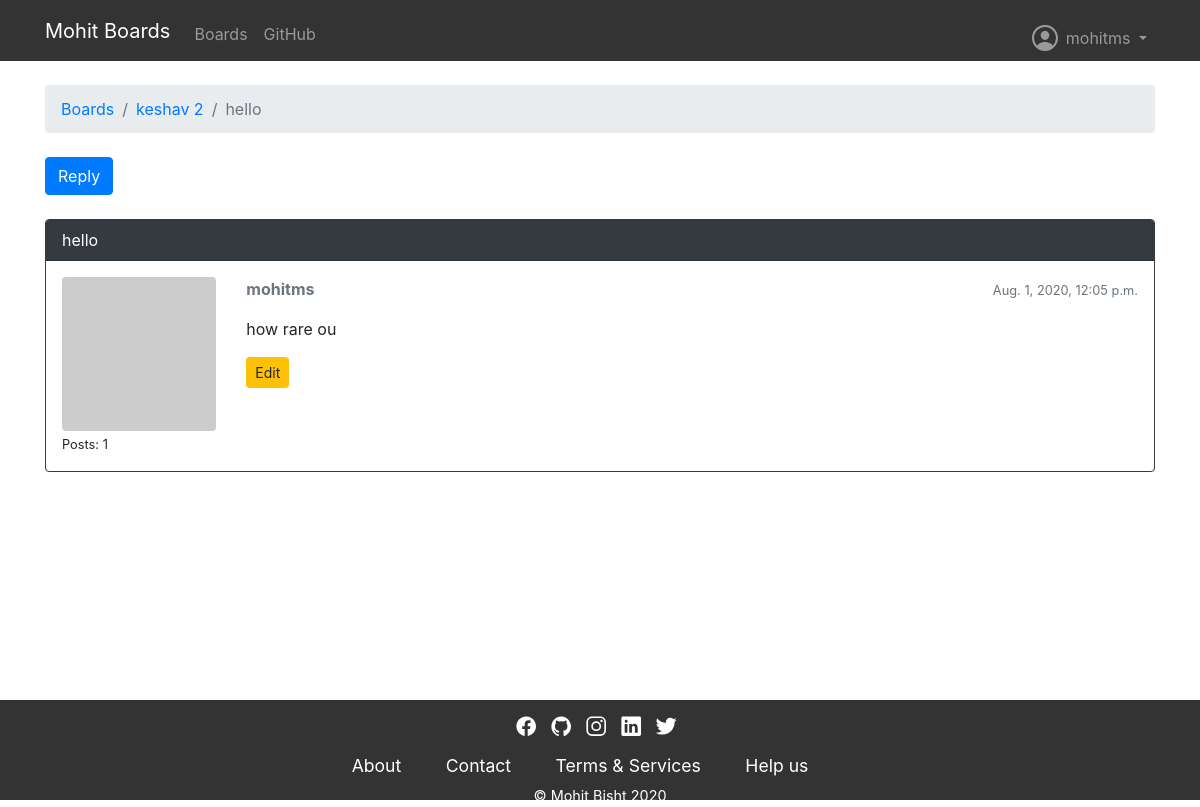
Page /boards/14/topics/111/ (signed in) on the earlier database version.
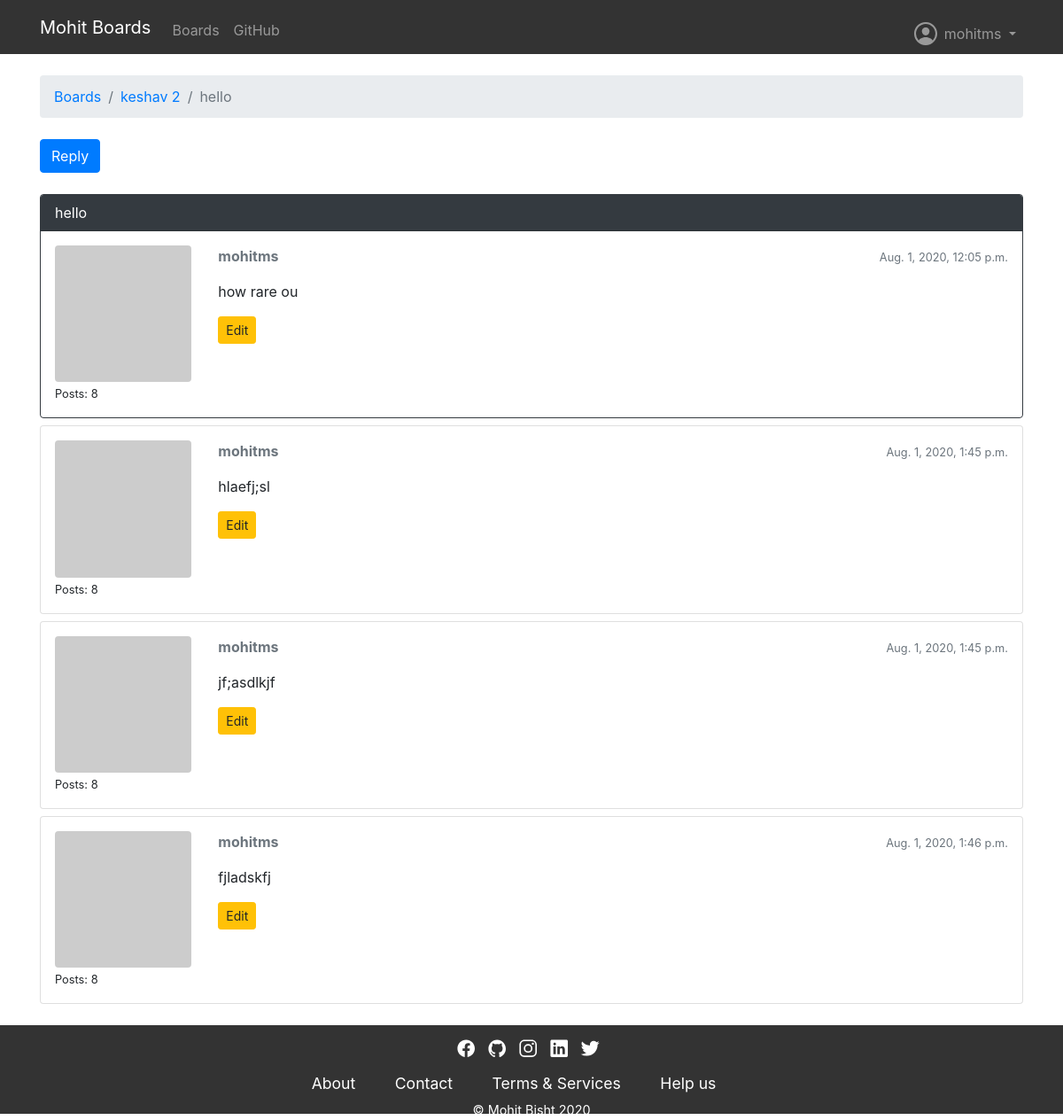
Same page on the later database version.
### chatsite/models.py (models this page shows, shortened)
class Topic(models.Model):
    subject = models.CharField(max_length=255)
    last_updated = models.DateTimeField(auto_now_add=True)
    board = models.ForeignKey(Board, on_delete=models.CASCADE, related_name='topics')
    starter = models.ForeignKey(User, on_delete=models.CASCADE, related_name='topics')
    views = models.PositiveIntegerField(default=0)

class Board(models.Model):
    name = models.CharField(max_length=30, unique=True)
    description = models.CharField(max_length=100)

class Post(models.Model):
    message = models.TextField(max_length=4000)
    topic = models.ForeignKey(Topic, on_delete=models.CASCADE, related_name='posts')
    created_at = models.DateTimeField(auto_now_add=True)
    updated_at = models.DateTimeField(null=True)
    created_by = models.ForeignKey(User, on_delete=models.CASCADE, related_name='posts')
    updated_by = models.ForeignKey(User, on_delete=models.CASCADE, null=True, related_name='+')
    def get_message_as_markdown(self):
        return mark_safe(markdown(self.message, safe_mode='escape'))

### chatsite/views.py (the view)
# urls.py: url(r'^boards/(?P<pk>\d+)/topics/(?P<topic_pk>\d+)/$', views.PostListView.as_view(), name='topic_posts'),
class PostListView(ListView):
    model = Post
    context_object_name = 'posts'
    template_name = 'topic_posts.html'
    paginate_by = 20
    def get_context_data(self, **kwargs):
        session_key = 'viewed_topic_{}'.format(self.topic.pk)  # <-- here
        if not self.request.session.get(session_key, False):
            self.topic.views += 1
            self.topic.save()
            self.request.session[session_key] = True           # <-- until here
        kwargs['topic'] = self.topic
        return super().get_context_data(**kwargs)
    def get_queryset(self):
        self.topic = get_object_or_404(Topic, board__pk=self.kwargs.get('pk'), pk=self.kwargs.get('topic_pk'))
        queryset = self.topic.posts.order_by('created_at')
        return queryset

### chatsite/templatetags/gravatar.py (called while the page is built)
@register.filter
def gravatar(user):
    email = user.email.lower().encode('utf-8')
    default = 'mm'
    size = 256
    url = 'https://www.gravatar.com/avatar/{md5}?{params}'.format(
        md5=hashlib.md5(email).hexdigest(),
        params=urlencode({'d': default, 's': str(size)})
    )
    return url

### templates/topic_posts.html (shortened to what this page needs)
{% extends 'base.html' %}
{% load gravatar %}
{% block breadcrumb %}
  <li class="breadcrumb-item"><a href="{% url 'home' %}">Boards</a></li>
  <li class="breadcrumb-item"><a href="{% url 'board_topics' topic.board.pk %}">{{ topic.board.name }}</a></li>
  <li class="breadcrumb-item active">{{ topic.subject }}</li>
{% endblock %}
{% block content %}
  <div class="mb-4">
    <a href="{% url 'reply_topic' topic.board.pk topic.pk %}" class="btn btn-primary" role="button">Reply</a>
  </div>
  {% for post in posts %}
    <div id="{{ post.pk }}" class="card {% if forloop.last %}mb-4{% else %}mb-2{% endif %} {% if forloop.first %}border-dark{% endif %}">
      {% if forloop.first %}
        <div class="card-header text-white bg-dark py-2 px-3">{{ topic.subject }}</div>
      {% endif %}
      <div class="card-body p-3">
        <div class="row">
          <div class="col-2">
            <img src="{{ post.created_by|gravatar }}" alt="{{ post.created_by.username }}" class="w-100 rounded">
            <small>Posts: {{ post.created_by.posts.count }}</small>
          </div>
          <div class="col-10">
            <div class="row mb-3">
              <div class="col-6">
                <strong class="text-muted">{{ post.created_by.username }}</strong>
              </div>
              <div class="col-6 text-right">
                <small class="text-muted">{{ post.created_at }}</small>
              </div>
            </div>
            {{ post.get_message_as_markdown }}
            {% if post.created_by == user %}
              <div class="mt-3">
                <a href="{% url 'edit_post' post.topic.board.pk post.topic.pk post.pk %}"
                   class="btn btn-warning btn-sm"
                   role="button">Edit</a>
              </div>
            {% endif %}
          </div>
        </div>
      </div>
    </div>
  {% endfor %}
{% endblock %}

### templates/base.html (shortened to what this page needs)
{% load static %}<!DOCTYPE html>
<html>
  <head>
    <link rel="stylesheet" href="{% static 'css/bootstrap.min.css' %}">
    <link rel="stylesheet" href="{% static 'css/footer.css' %}">
    <link rel="stylesheet" href="{% static 'css/base-nav.css' %}">
  </head>
  <body>
    {% block body %}
      <div class="wrapper my-container">
        <div class="main">
        <nav class="navbar navbar-expand-sm navbar-dark bg-dark custom-nav">
          <div class="container">
            <a class="navbar-brand" href="">Mohit Boards</a>
            <div class="collapse navbar-collapse" id="mainMenu">
              <ul class="navbar-nav">
                <li class="nav-item">
                  <a class="nav-link" href="{% url 'home' %}">Boards</a>
                </li>
                <li class="nav-item">
                  <a class="nav-link" href="https://github.com/Mohitb07/mohitboard" target="_blank" rel="noopener">GitHub</a>
                </li>
              </ul>
              {% if user.is_authenticated %}
                <ul class="navbar-nav ml-auto">
                  <li class="nav-item dropdown">
                    <a class="nav-link dropdown-toggle" href="#" id="userMenu" data-toggle="dropdown" aria-haspopup="true" aria-expanded="false">
                     <span><ion-icon class="icon-ion" name="person-circle-outline" size="large"></ion-icon></span> {{ user.username }}
                    </a>
                  </li>
                </ul>
              {% else %}
                <form class="form-inline ml-auto">
                  <a href="{% url 'login' %}" class="btn btn-outline-success mt-2">Log in</a>
                  <a href="{% url 'signup' %}" class="btn btn-primary ml-2 mt-2">Sign up</a>
                </form>
              {% endif %}
            </div>
          </div>
        </nav>
        <div class="container">
          <ol class="breadcrumb my-4">
            {% block breadcrumb %}
            {% endblock %}
          </ol>
          {% if user.is_authenticated %}
          {% block content %}
          {% endblock %}
          {% else %}
          <div class="container-fluid jumbotron">
            <p class="lead mypara">Please Login first to view the latest post 😊</p>
          </div>
          {% endif %}
        </div>
      </div>
    </div>
      <footer>
        <div class="social container">
          <a href="https://www.facebook.com/mohit.bisht.1903" target="_blank"><ion-icon name="logo-facebook" class="pr-2"></ion-icon></a>
          <a target="_blank" href="https://www.github.com/Mohitb07"><ion-icon name="logo-github" class="pr-2"></ion-icon></a>
          <a target="_blank" href="https://www.instagram.com/mohitbisht1903"><ion-icon name="logo-instagram" class="pr-2"></ion-icon></a>
          <a target="_blank" href="https://www.linkedin.com/in/mohit-bisht-b602511b3/"><ion-icon name="logo-linkedin" class="pr-2"></ion-icon></a>
          <a href="https://www.twitter.com/Mohitb07" target="_blank"><ion-icon name="logo-twitter" class="pr-2"></ion-icon></a>
        </div>
        <div class="footer-menu text-center container">
            <a href="">About</a>
            <a href="">Contact</a>
            <a href="">Terms & Services</a>
            <a href="">Help us</a>
        </div>
        <div class="copyright">
          <p class="text-center">&copy; Mohit Bisht {% now "Y" %}</p>
        </div>
    </footer>
    {% endblock body %}
  </body>
</html>

### static/css/footer.css (style rules this page uses)
html,body { height: 100%; }
.my-container { min-height: 100%; }
.main { overflow: auto; padding-bottom: 100px; }
footer { position: relative; margin-top: -100px; height: 100px; background-color:rgba(0, 0, 0, .8); color: white; clear: both; }
footer .social { text-align: center; padding-top:1%; }
footer .social a { color: white; font-size: 140%; }
.footer-menu a { display: inline-block; padding-right: 40px; font-size: 110%; text-decoration: none; color: white !important; margin-top: 7px; }
.copyright { font-size: 90%; margin-top: 6px; }

### static/css/base-nav.css (style rules this page uses)
* { margin: 0; padding: 0; box-sizing: border-box; }
html { font-family:'Lato','Arial',sans-serif; scroll-behavior: smooth; text-rendering: optimizeLegibility; }
.custom-nav { background-color: rgba(0, 0, 0, .8) !important; }
.navbar-nav > li > a { padding-top:4px !important; padding-bottom:5px !important;height: 25px; }
.navbar { min-height:32px !important }
.icon-ion { position: relative; top: 10px; }
#userMenu { margin-bottom: 20px; }

Differences in the rows shown:
computed for Post "how rare ou": created_by.posts.count "1" → "8"
added Post: created_by.posts.count "8", created_by.username "mohitms", created_at "Aug. 1, 2020, 1:45 p.m.", get_message_as_markdown "hlaefj;sl", shows "Edit"
added Post: created_by.posts.count "8", created_by.username "mohitms", created_at "Aug. 1, 2020, 1:45 p.m.", get_message_as_markdown "jf;asdlkjf", shows "Edit"
added Post: created_by.posts.count "8", created_by.username "mohitms", created_at "Aug. 1, 2020, 1:46 p.m.", get_message_as_markdown "fjladskfj", shows "Edit"
